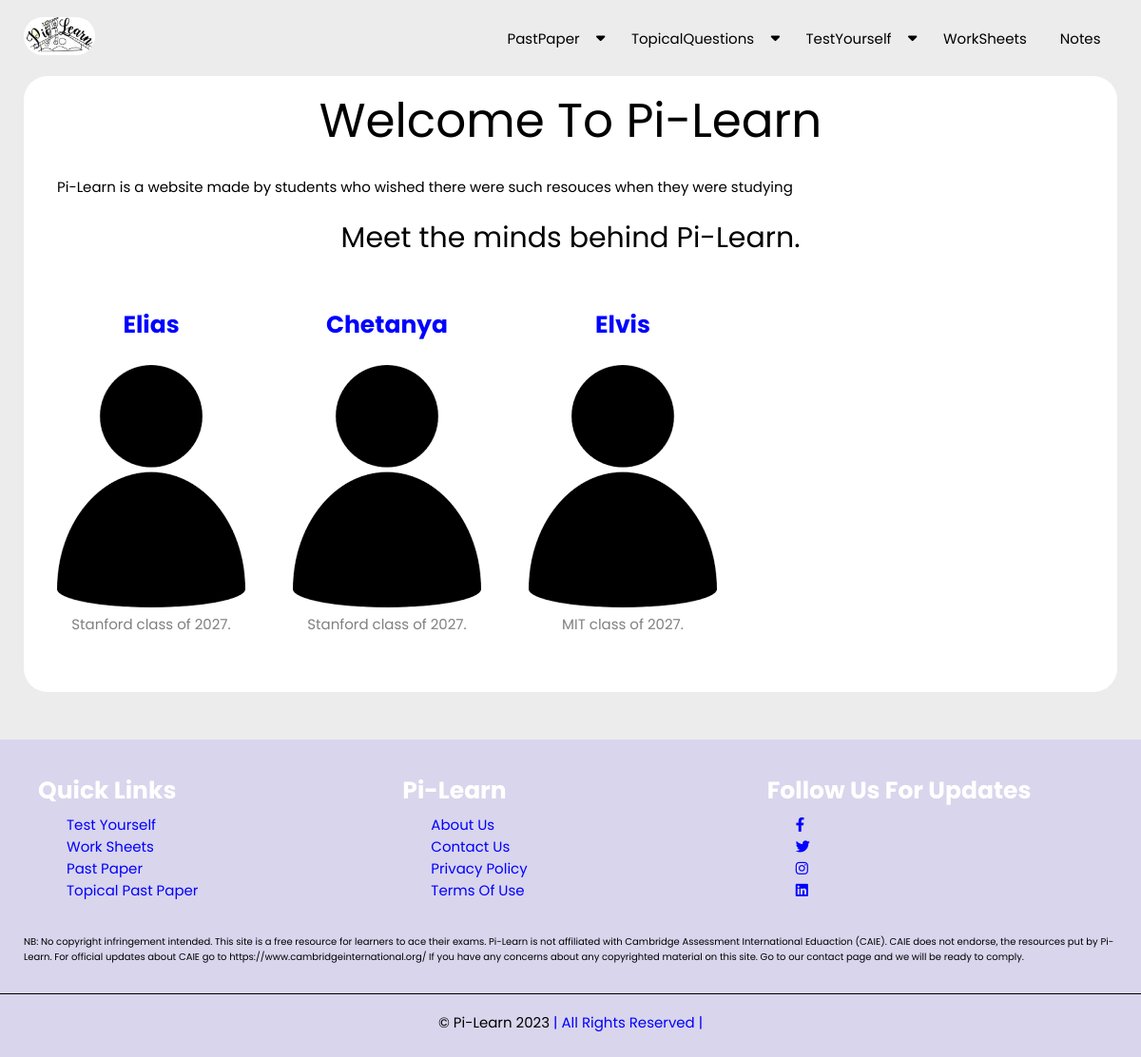
The app's page /about_us/ with its own data.
### examsolution/models.py (models this page shows, shortened)
class website_pics(models.Model):
    website_logo = models.ImageField(null=True,upload_to='WesbitePics')

class people_image(models.Model):
    name_of_pic = models.CharField(max_length=2000)
    picture = models.ImageField(null=True,upload_to='WesbitePics')

### examsolution/views.py (the view)
# urls.py: path('about_us/',views.about_us,name='about_us'),
def about_us(request):
    website_logo = website_pics.objects.get(id=1)
    placeholderpic = people_image.objects.get(name_of_pic='placeholder')
    context = {
       'website_logo':website_logo,
       'placeholderpic' :placeholderpic,
    }
    return render(request,'examsolution/about_us.html',context)

### examsolution/templates/examsolution/about_us.html (shortened to what this page needs)
{% extends 'examsolution/base.html' %}
{% load static %}
{% block content %}
<section class="pi_learn_details">
     <p class="about_us_welx">
          Welcome to Pi-Learn
     </p>
   <p class="about_us_intro">
        Pi-Learn is a website made by students who wished there were such resouces when they were studying
   </p>
   <p class="meet_our_team">Meet the minds behind Pi-Learn.</p>
   <div class="about_us_people">
          <div class="each_space">
               <p>
                    <h1 class="about_us_name">Elias</h1>
                    <br>
                    <img src="{% static placeholderpic.picture %}" alt="placeholder">
                    <br>
                    Stanford class of 2027.
               </p>
          </div>
          <div class="each_space">
               <p>
                    <h1 class="about_us_name">Chetanya</h1>
                    <br>
                    <img src="{% static placeholderpic.picture %}" alt="placeholder">
                    <br>
                    Stanford class of 2027.
               </p>
          </div>
          <div class="each_space">
               <p>
                    <h1 class="about_us_name">Elvis</h1>
                    <br>
                    <img src="{% static placeholderpic.picture %}" alt="placeholder">
                    <br>
                    MIT class of 2027.
               </p>
          </div>
</section>
{% endblock content %}

### examsolution/templates/examsolution/base.html (shortened to what this page needs)
<!DOCTYPE html>
{% load static %}
<html lang="en">
<head>
    <link rel="stylesheet" href="https://cdnjs.cloudflare.com/ajax/libs/font-awesome/6.3.0/css/all.min.css" />
    <link rel="stylesheet" href="{% static 'examsolution/css/style.css' %}">
    <link rel="stylesheet" href="https://cdn.jsdelivr.net/npm/swiper@9/swiper-bundle.min.css"/>
</head>
<body>
    <section class="header">
        <nav class="menu_bar">
            <a class="logo" href=" {% url 'examsolution:home' %} "><img src="{% static website_logo.website_logo %}"  alt="" style="max-height:40px" id="website_logo"></a>
            <ul class="nav-menu">
                <li><a href=" {% url 'examsolution:past_papers' %}">PastPaper  <i class="fas fa-caret-down" id="drop-4"></i></a>
                </li>
                <li><a href=" {% url 'examsolution:topical_past_paper' %}">TopicalQuestions  <i class="fas fa-caret-down" id="drop-2"></i></a>
                </li>
                <li><a href=" {% url 'examsolution:test_yourself' %} ">TestYourself  <i class="fas fa-caret-down" id="drop-3"></i></a>
                </li>
                <li><a href=" {% url 'examsolution:worksheets' %} ">WorkSheets</a></li>
                <li><a href=" {% url 'examsolution:notes' %} ">Notes</a></li>
            </ul>
        </nav>
    </section>
    {% block content %}{% endblock content %}
    <section class="footer">
        <div class="box-container">
            <div class="box">
                <h3>Quick Links</h3>
                <a href="#">Test Yourself</a>
                <br>
                <a href="#">Work Sheets</a>
                <br>
                <a href="#">Past Paper</a>
                <br>
                <a href="#">Topical Past Paper</a>
                <br>
            </div>
            <div class="box">
                <h3>Pi-Learn</h3>
                <a href="{% url 'examsolution:about_us' %}">About us</a>
                <br>
                <a href="{% url 'examsolution:contact_us' %}">Contact us</a>
                <br>
                <a href="{% url 'examsolution:privacy' %}">Privacy Policy</a>
                <br>
                <a href="{% url 'examsolution:terms_of_use' %}">terms of use</a>
                <br>
            </div>
            <div class="box">
                <h3>follow us for updates</h3>
                <a href="#"><i class="fab fa-facebook-f"></i></a>
                <br>
                <a href="#"><i class="fab fa-twitter"></i></a>
                <br>
                <a href="#"><i class="fab fa-instagram"></i></a>
                <br>
                <a href="#"><i class="fab fa-linkedin"></i></a>
                <br>
            </div>
        </div>
        <div class="disclaimer">
            <p>
                NB: No copyright infringement intended. This site is a free resource for learners
                to ace their exams. Pi-Learn is not affiliated with Cambridge Assessment International Eduaction (CAIE).
                CAIE does not endorse, the resources put by Pi-Learn. For official updates about CAIE go to https://www.cambridgeinternational.org/
                If you have any concerns about any copyrighted material on this site. Go to our contact page
                and we will be ready to comply.
            </p>
        </div>
        <div class="copy_right"> &copy Pi-Learn 2023 <span>| all rights reserved |</span></div>
    </section>
</body>
</html>

### examsolution/static/examsolution/css/style.css (style rules this page uses)
:root { --main-color: #ececec; --black: #222; --white: #fff; --light--black: #777; --dark-bg: #eee; --border: .1rem solid var(--black); --box-shadow: 0 .5rem 1rem rgba(20, 16, 20, 1); --text-shadow: 0 1.5rem 3rem rgba(0,0,0,.3); }
* { font-family: 'Poppins', sans-serif; margin: 0; padding: 0; box-sizing: border-box; outline: none; border: none; text-decoration: none; text-transform: capitalize; }
html { font-size: 62.5%; overflow-x: hidden; background-color: var(--main-color); }
.header { top: 0; left: 0; right: 0; z-index: 1000; position:fixed; }
.menu_bar { background-color: var(--main-color); height: 80px; width: 100%; display: flex; align-items: center; justify-content: space-between; padding: 0 2.5rem; }
.menu_bar a img#website_logo { border-radius: 2rem; }
.menu_bar ul { list-style: none; display: flex; }
.menu_bar ul li { padding: 10px 10px; position: relative; }
.menu_bar ul li a { color: black; text-decoration: none; font-size: 1.5rem; background-color: white hidden; padding: .75rem; border-radius: 2.5rem hidden; transition: all 0.6s; }
.fas { float: right; margin-left: 10px; padding-top: 3px; }
.footer { background-size: cover; background-position: center; background-color: rgba(93, 63, 228, 0.133); }
.footer .box-container { margin-bottom: 2.5rem; margin-left: 2.5rem; margin-right: 2.5rem; display:grid; grid-template-columns: repeat(auto-fit,minmax(25rem,1fr)); }
.footer .box-container .box { margin-top: 2.5rem; margin-left: 0.5rem; padding: 1rem; }
.footer .box-container .box h3 { color: var(--white); font-size: 2.5rem; padding-bottom: 0.5rem; }
.footer .box-container .box a { color: blue; font-size: 1.5rem; padding-bottom: 1rem; }
.footer .box-container .box a { color: blue; margin-left: 3rem; }
.footer .disclaimer { margin-left: 2.5rem; margin-right: 2.5rem; }
.footer .disclaimer p { font-size: 1rem; text-transform: none; }
.footer .copy_right { text-align: center; padding-top: 1.75rem; margin-top: 3rem; padding-bottom: 2.5rem; border-top: .1rem solid black; font-size: 1.5rem; color: black; }
.footer .copy_right span { color: blue; }
.pi_learn_details { margin-top: 8rem; margin-bottom: 5rem; background-color: white; border-radius: 2.5rem; margin-left: 2.5rem; margin-right: 2.5rem; padding: 1rem; }
.pi_learn_details .about_us_welx { font-size: 5rem; text-align: center; }
.pi_learn_details .meet_our_team { font-size: 3rem; text-transform: none; margin-left: 2.5rem; margin-right: 2.5rem; text-align: center; }
.pi_learn_details .about_us_intro { font-size: 1.5rem; margin-left: 2.5rem; margin-right: 2.5rem; margin-top: 2rem; margin-bottom: 2rem; text-transform: none; }
.pi_learn_details .about_us_people { display: flex; flex-wrap: wrap; }
.pi_learn_details .about_us_people .each_space { margin-left: 2.5rem; margin-right: 2.5rem; margin-top: 5rem; margin-bottom: 5rem; }
.pi_learn_details .about_us_people .each_space .about_us_name { text-align: center; font-size: 2.5rem; color: blue; }
.pi_learn_details .about_us_people .each_space { text-align: center; font-size: 1.5rem; color: grey; text-transform: none; }

### records on screen
website_pics: website_logo (picture)
people_image: picture (placeholder picture)
